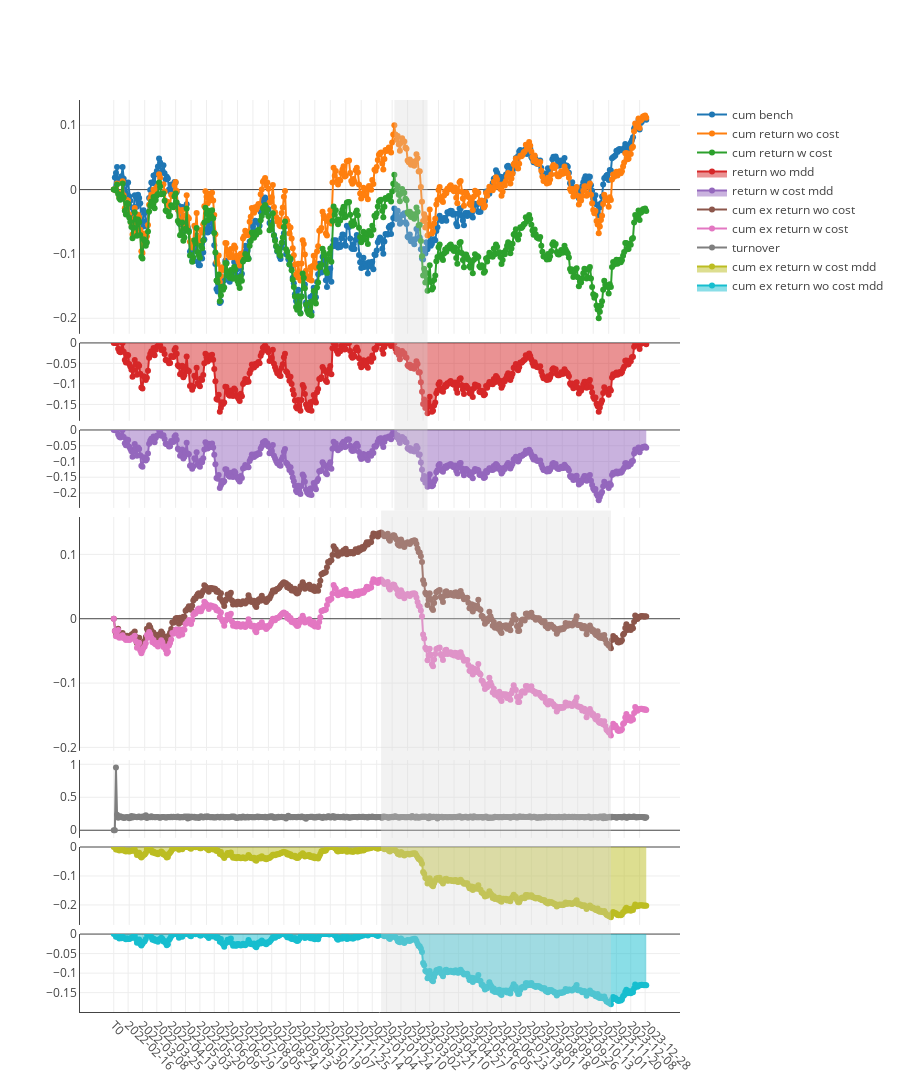

This figure's notebook cell:
### Code cell
import pickle

file_path = f'out/backtests/{ex_num}/mcts/0-graph.pkl'

with open(file_path, 'rb') as file:
    chart = pickle.load(file)
chart.show()

### Figure 1 — Plotly figure (JSON) as saved in the notebook; plotly's stock layout.template omitted (floating-point values rounded to 4 significant figures; data arrays with more than 128 entries replaced by an {"elided": "..."} marker saying what was removed)
{"data": [{"mode": "lines+markers", "name": "cum bench", "type": "scatter", "x": {"elided": "483 str values"}, "xaxis": "x", "y": {"elided": "483 float values"}, "yaxis": "y"}, {"mode": "lines+markers", "name": "cum return wo cost", "type": "scatter", "x": {"elided": "483 str values"}, "xaxis": "x", "y": {"elided": "483 float values"}, "yaxis": "y"}, {"mode": "lines+markers", "name": "cum return w cost", "type": "scatter", "x": {"elided": "483 str values"}, "xaxis": "x", "y": {"elided": "483 float values"}, "yaxis": "y"}, {"fill": "tozeroy", "mode": "lines+markers", "name": "return wo mdd", "type": "scatter", "x": {"elided": "483 str values"}, "xaxis": "x2", "y": {"elided": "483 float values"}, "yaxis": "y2"}, {"fill": "tozeroy", "mode": "lines+markers", "name": "return w cost mdd", "type": "scatter", "x": {"elided": "483 str values"}, "xaxis": "x3", "y": {"elided": "483 float values"}, "yaxis": "y3"}, {"mode": "lines+markers", "name": "cum ex return wo cost", "type": "scatter", "x": {"elided": "483 str values"}, "xaxis": "x4", "y": {"elided": "483 float values"}, "yaxis": "y4"}, {"mode": "lines+markers", "name": "cum ex return w cost", "type": "scatter", "x": {"elided": "483 str values"}, "xaxis": "x4", "y": {"elided": "483 float values"}, "yaxis": "y4"}, {"mode": "lines+markers", "name": "turnover", "type": "scatter", "x": {"elided": "483 str values"}, "xaxis": "x5", "y": {"elided": "483 float values"}, "yaxis": "y5"}, {"fill": "tozeroy", "mode": "lines+markers", "name": "cum ex return w cost mdd", "type": "scatter", "x": {"elided": "483 str values"}, "xaxis": "x6", "y": {"elided": "483 float values"}, "yaxis": "y6"}, {"fill": "tozeroy", "mode": "lines+markers", "name": "cum ex return wo cost mdd", "type": "scatter", "x": {"elided": "483 str values"}, "xaxis": "x7", "y": {"elided": "483 float values"}, "yaxis": "y7"}], "layout": {"height": 1200, "shapes": [{"fillcolor": "#d3d3d3", "line": {"width": 0}, "opacity": 0.3, "type": "rect", "x0": "2023-02-02", "x1": "2023-03-17", "xref": "x", "y0": 0.55, "y1": 1, "yref": "paper"}, {"fillcolor": "#d3d3d3", "line": {"width": 0}, "opacity": 0.3, "type": "rect", "x0": "2023-01-17", "x1": "2023-11-13", "xref": "x", "y0": 0, "y1": 0.55, "yref": "paper"}], "title": {"text": " "}, "xaxis": {"anchor": "y", "domain": [0, 1], "matches": "x7", "showline": false, "showticklabels": false, "tickangle": 45, "type": "category"}, "xaxis2": {"anchor": "y2", "domain": [0, 1], "matches": "x7", "showline": false, "showticklabels": false, "tickangle": 45, "type": "category"}, "xaxis3": {"anchor": "y3", "domain": [0, 1], "matches": "x7", "showline": false, "showticklabels": false, "tickangle": 45, "type": "category"}, "xaxis4": {"anchor": "y4", "domain": [0, 1], "matches": "x7", "showline": false, "showticklabels": false, "tickangle": 45, "type": "category"}, "xaxis5": {"anchor": "y5", "domain": [0, 1], "matches": "x7", "showline": false, "showticklabels": false, "tickangle": 45, "type": "category"}, "xaxis6": {"anchor": "y6", "domain": [0, 1], "matches": "x7", "showline": false, "showticklabels": false, "tickangle": 45, "type": "category"}, "xaxis7": {"anchor": "y7", "domain": [0, 1], "showline": true, "tickangle": 45, "type": "category"}, "yaxis": {"anchor": "x", "domain": [0.7436, 1], "showline": true, "showticklabels": true, "zeroline": true}, "yaxis2": {"anchor": "x2", "domain": [0.6482, 0.7336], "showline": true, "showticklabels": true, "zeroline": true}, "yaxis3": {"anchor": "x3", "domain": [0.5527, 0.6382], "showline": true, "showticklabels": true, "zeroline": true}, "yaxis4": {"anchor": "x4", "domain": [0.2864, 0.5427], "showline": true, "showticklabels": true, "zeroline": true}, "yaxis5": {"anchor": "x5", "domain": [0.1909, 0.2764], "showline": true, "showticklabels": true, "zeroline": true}, "yaxis6": {"anchor": "x6", "domain": [0.09545, 0.1809], "showline": true, "showticklabels": true, "zeroline": true}, "yaxis7": {"anchor": "x7", "domain": [0, 0.08545], "showline": true, "showticklabels": true, "zeroline": true}}}
